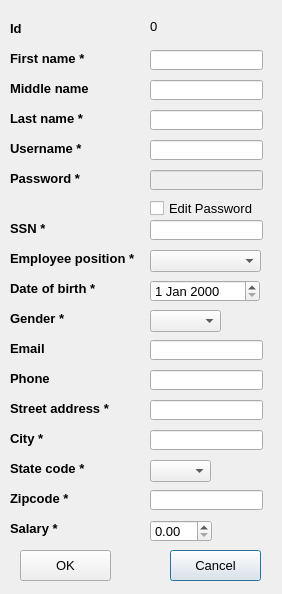
<?xml version="1.0" encoding="UTF-8"?>
<ui version="4.0">
 <class>EmployeeAddModifyForm</class>
 <widget class="QDialog" name="EmployeeAddModifyForm">
  <property name="geometry">
   <rect>
    <x>0</x>
    <y>0</y>
    <width>282</width>
    <height>594</height>
   </rect>
  </property>
  <property name="font">
   <font>
    <pointsize>10</pointsize>
   </font>
  </property>
  <property name="windowTitle">
   <string>Dialog</string>
  </property>
  <property name="windowIcon">
   <iconset resource="MyResources.qrc">
    <normaloff>:/Images/employee pic.png</normaloff>:/Images/employee pic.png</iconset>
  </property>
  <widget class="QLabel" name="label_4">
   <property name="geometry">
    <rect>
     <x>10</x>
     <y>80</y>
     <width>101</width>
     <height>16</height>
    </rect>
   </property>
   <property name="font">
    <font>
     <pointsize>10</pointsize>
     <weight>75</weight>
     <bold>true</bold>
    </font>
   </property>
   <property name="text">
    <string>Middle name</string>
   </property>
  </widget>
  <widget class="QComboBox" name="cbxStateCode">
   <property name="geometry">
    <rect>
     <x>150</x>
     <y>460</y>
     <width>61</width>
     <height>22</height>
    </rect>
   </property>
  </widget>
  <widget class="QLineEdit" name="ledFirstName">
   <property name="geometry">
    <rect>
     <x>150</x>
     <y>50</y>
     <width>113</width>
     <height>20</height>
    </rect>
   </property>
  </widget>
  <widget class="QLineEdit" name="ledLastName">
   <property name="geometry">
    <rect>
     <x>150</x>
     <y>110</y>
     <width>113</width>
     <height>20</height>
    </rect>
   </property>
  </widget>
  <widget class="QComboBox" name="cbxGender">
   <property name="geometry">
    <rect>
     <x>150</x>
     <y>310</y>
     <width>71</width>
     <height>22</height>
    </rect>
   </property>
  </widget>
  <widget class="QLabel" name="label_10">
   <property name="geometry">
    <rect>
     <x>10</x>
     <y>310</y>
     <width>101</width>
     <height>16</height>
    </rect>
   </property>
   <property name="font">
    <font>
     <pointsize>10</pointsize>
     <weight>75</weight>
     <bold>true</bold>
    </font>
   </property>
   <property name="text">
    <string>Gender *</string>
   </property>
  </widget>
  <widget class="QLineEdit" name="ledZipcode">
   <property name="geometry">
    <rect>
     <x>150</x>
     <y>490</y>
     <width>113</width>
     <height>20</height>
    </rect>
   </property>
  </widget>
  <widget class="QLabel" name="label_12">
   <property name="geometry">
    <rect>
     <x>10</x>
     <y>370</y>
     <width>101</width>
     <height>16</height>
    </rect>
   </property>
   <property name="font">
    <font>
     <pointsize>10</pointsize>
     <weight>75</weight>
     <bold>true</bold>
    </font>
   </property>
   <property name="text">
    <string>Phone</string>
   </property>
  </widget>
  <widget class="QLabel" name="label_13">
   <property name="geometry">
    <rect>
     <x>10</x>
     <y>400</y>
     <width>121</width>
     <height>16</height>
    </rect>
   </property>
   <property name="font">
    <font>
     <pointsize>10</pointsize>
     <weight>75</weight>
     <bold>true</bold>
    </font>
   </property>
   <property name="text">
    <string>Street address *</string>
   </property>
  </widget>
  <widget class="QLabel" name="label_3">
   <property name="geometry">
    <rect>
     <x>10</x>
     <y>50</y>
     <width>101</width>
     <height>16</height>
    </rect>
   </property>
   <property name="font">
    <font>
     <pointsize>10</pointsize>
     <weight>75</weight>
     <bold>true</bold>
    </font>
   </property>
   <property name="text">
    <string>First name *</string>
   </property>
  </widget>
  <widget class="QLineEdit" name="ledCity">
   <property name="geometry">
    <rect>
     <x>150</x>
     <y>430</y>
     <width>113</width>
     <height>20</height>
    </rect>
   </property>
  </widget>
  <widget class="QLabel" name="lbllblId">
   <property name="geometry">
    <rect>
     <x>10</x>
     <y>20</y>
     <width>91</width>
     <height>16</height>
    </rect>
   </property>
   <property name="font">
    <font>
     <pointsize>10</pointsize>
     <weight>75</weight>
     <bold>true</bold>
    </font>
   </property>
   <property name="text">
    <string>Id</string>
   </property>
  </widget>
  <widget class="QDateEdit" name="dedDob">
   <property name="geometry">
    <rect>
     <x>150</x>
     <y>280</y>
     <width>110</width>
     <height>22</height>
    </rect>
   </property>
  </widget>
  <widget class="QPushButton" name="pbtCancel">
   <property name="geometry">
    <rect>
     <x>170</x>
     <y>550</y>
     <width>91</width>
     <height>31</height>
    </rect>
   </property>
   <property name="text">
    <string>Cancel</string>
   </property>
  </widget>
  <widget class="QLineEdit" name="ledEmail">
   <property name="geometry">
    <rect>
     <x>150</x>
     <y>340</y>
     <width>113</width>
     <height>20</height>
    </rect>
   </property>
  </widget>
  <widget class="QLabel" name="label_11">
   <property name="geometry">
    <rect>
     <x>10</x>
     <y>340</y>
     <width>101</width>
     <height>16</height>
    </rect>
   </property>
   <property name="font">
    <font>
     <pointsize>10</pointsize>
     <weight>75</weight>
     <bold>true</bold>
    </font>
   </property>
   <property name="text">
    <string>Email</string>
   </property>
  </widget>
  <widget class="QLabel" name="lblId">
   <property name="geometry">
    <rect>
     <x>150</x>
     <y>20</y>
     <width>47</width>
     <height>13</height>
    </rect>
   </property>
   <property name="text">
    <string>0</string>
   </property>
  </widget>
  <widget class="QLabel" name="label_16">
   <property name="geometry">
    <rect>
     <x>10</x>
     <y>490</y>
     <width>101</width>
     <height>16</height>
    </rect>
   </property>
   <property name="font">
    <font>
     <pointsize>10</pointsize>
     <weight>75</weight>
     <bold>true</bold>
    </font>
   </property>
   <property name="text">
    <string>Zipcode *</string>
   </property>
  </widget>
  <widget class="QLineEdit" name="ledStreetAddress">
   <property name="geometry">
    <rect>
     <x>150</x>
     <y>400</y>
     <width>113</width>
     <height>20</height>
    </rect>
   </property>
  </widget>
  <widget class="QLabel" name="label_9">
   <property name="geometry">
    <rect>
     <x>10</x>
     <y>280</y>
     <width>101</width>
     <height>16</height>
    </rect>
   </property>
   <property name="font">
    <font>
     <pointsize>10</pointsize>
     <weight>75</weight>
     <bold>true</bold>
    </font>
   </property>
   <property name="text">
    <string>Date of birth *</string>
   </property>
  </widget>
  <widget class="QPushButton" name="pbtOk">
   <property name="geometry">
    <rect>
     <x>20</x>
     <y>550</y>
     <width>91</width>
     <height>31</height>
    </rect>
   </property>
   <property name="text">
    <string>OK</string>
   </property>
  </widget>
  <widget class="QLabel" name="label_6">
   <property name="geometry">
    <rect>
     <x>10</x>
     <y>140</y>
     <width>101</width>
     <height>16</height>
    </rect>
   </property>
   <property name="font">
    <font>
     <pointsize>10</pointsize>
     <weight>75</weight>
     <bold>true</bold>
    </font>
   </property>
   <property name="text">
    <string>Username *</string>
   </property>
  </widget>
  <widget class="QLabel" name="label_15">
   <property name="geometry">
    <rect>
     <x>10</x>
     <y>460</y>
     <width>101</width>
     <height>16</height>
    </rect>
   </property>
   <property name="font">
    <font>
     <pointsize>10</pointsize>
     <weight>75</weight>
     <bold>true</bold>
    </font>
   </property>
   <property name="text">
    <string>State code *</string>
   </property>
  </widget>
  <widget class="QLabel" name="label_5">
   <property name="geometry">
    <rect>
     <x>10</x>
     <y>110</y>
     <width>101</width>
     <height>16</height>
    </rect>
   </property>
   <property name="font">
    <font>
     <pointsize>10</pointsize>
     <weight>75</weight>
     <bold>true</bold>
    </font>
   </property>
   <property name="text">
    <string>Last name *</string>
   </property>
  </widget>
  <widget class="QLineEdit" name="ledUsername">
   <property name="geometry">
    <rect>
     <x>150</x>
     <y>140</y>
     <width>113</width>
     <height>20</height>
    </rect>
   </property>
  </widget>
  <widget class="QLabel" name="label_14">
   <property name="geometry">
    <rect>
     <x>10</x>
     <y>430</y>
     <width>101</width>
     <height>16</height>
    </rect>
   </property>
   <property name="font">
    <font>
     <pointsize>10</pointsize>
     <weight>75</weight>
     <bold>true</bold>
    </font>
   </property>
   <property name="text">
    <string>City *</string>
   </property>
  </widget>
  <widget class="QLineEdit" name="ledMiddleName">
   <property name="geometry">
    <rect>
     <x>150</x>
     <y>80</y>
     <width>113</width>
     <height>20</height>
    </rect>
   </property>
  </widget>
  <widget class="MyLineEdit" name="ledPhone">
   <property name="geometry">
    <rect>
     <x>150</x>
     <y>370</y>
     <width>113</width>
     <height>20</height>
    </rect>
   </property>
  </widget>
  <widget class="QLabel" name="label_7">
   <property name="geometry">
    <rect>
     <x>10</x>
     <y>170</y>
     <width>101</width>
     <height>16</height>
    </rect>
   </property>
   <property name="font">
    <font>
     <pointsize>10</pointsize>
     <weight>75</weight>
     <bold>true</bold>
    </font>
   </property>
   <property name="text">
    <string>Password *</string>
   </property>
  </widget>
  <widget class="QLineEdit" name="ledPassword">
   <property name="enabled">
    <bool>false</bool>
   </property>
   <property name="geometry">
    <rect>
     <x>150</x>
     <y>170</y>
     <width>113</width>
     <height>20</height>
    </rect>
   </property>
   <property name="echoMode">
    <enum>QLineEdit::Password</enum>
   </property>
  </widget>
  <widget class="MyLineEdit" name="ledSSN">
   <property name="geometry">
    <rect>
     <x>150</x>
     <y>220</y>
     <width>113</width>
     <height>20</height>
    </rect>
   </property>
   <property name="text">
    <string/>
   </property>
  </widget>
  <widget class="QLabel" name="label_8">
   <property name="geometry">
    <rect>
     <x>10</x>
     <y>220</y>
     <width>101</width>
     <height>16</height>
    </rect>
   </property>
   <property name="font">
    <font>
     <pointsize>10</pointsize>
     <weight>75</weight>
     <bold>true</bold>
    </font>
   </property>
   <property name="text">
    <string>SSN *</string>
   </property>
  </widget>
  <widget class="QComboBox" name="cbxEmployeePosition">
   <property name="geometry">
    <rect>
     <x>150</x>
     <y>250</y>
     <width>111</width>
     <height>22</height>
    </rect>
   </property>
  </widget>
  <widget class="QLabel" name="label_17">
   <property name="geometry">
    <rect>
     <x>10</x>
     <y>250</y>
     <width>131</width>
     <height>16</height>
    </rect>
   </property>
   <property name="font">
    <font>
     <pointsize>10</pointsize>
     <weight>75</weight>
     <bold>true</bold>
    </font>
   </property>
   <property name="text">
    <string>Employee position *</string>
   </property>
  </widget>
  <widget class="QLabel" name="label_18">
   <property name="geometry">
    <rect>
     <x>10</x>
     <y>520</y>
     <width>101</width>
     <height>16</height>
    </rect>
   </property>
   <property name="font">
    <font>
     <pointsize>10</pointsize>
     <weight>75</weight>
     <bold>true</bold>
    </font>
   </property>
   <property name="text">
    <string>Salary *</string>
   </property>
  </widget>
  <widget class="QDoubleSpinBox" name="dsbSalary">
   <property name="geometry">
    <rect>
     <x>150</x>
     <y>520</y>
     <width>62</width>
     <height>22</height>
    </rect>
   </property>
  </widget>
  <widget class="QCheckBox" name="chkPassword">
   <property name="geometry">
    <rect>
     <x>150</x>
     <y>200</y>
     <width>111</width>
     <height>17</height>
    </rect>
   </property>
   <property name="text">
    <string>Edit Password</string>
   </property>
  </widget>
 </widget>
 <customwidgets>
  <customwidget>
   <class>MyLineEdit</class>
   <extends>QLineEdit</extends>
   <header location="global">mylineedit.h</header>
  </customwidget>
 </customwidgets>
 <resources>
  <include location="MyResources.qrc"/>
 </resources>
 <connections/>
</ui>
